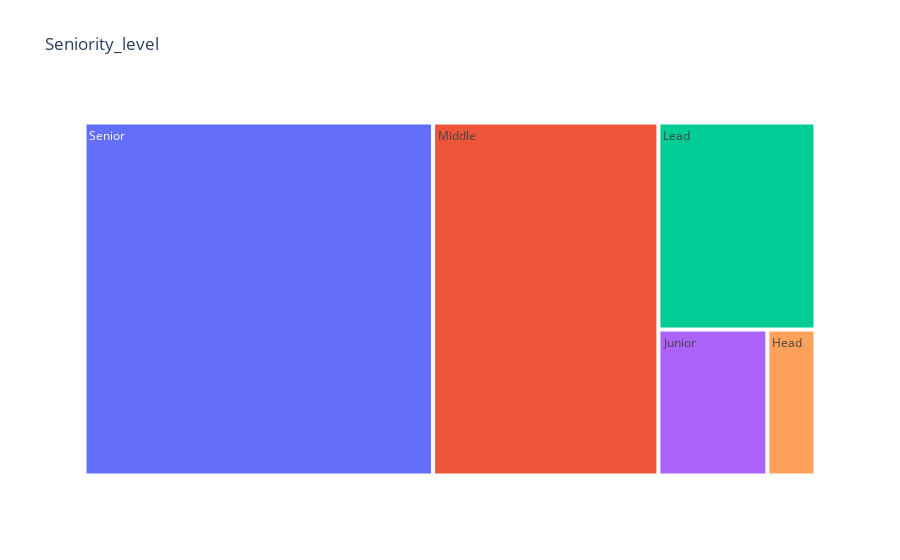

This figure's notebook cell:
### Code cell
sen_lev=top_l["Seniority_level"].value_counts()
fig = px.treemap(sen_lev,path=[sen_lev.index],values=sen_lev.values,title="Seniority_level")
fig.show()

### Figure 1 — Plotly figure (JSON) as saved in the notebook; plotly's stock layout.template omitted (floating-point values rounded to 4 significant figures)
{"data": [{"branchvalues": "total", "domain": {"x": [0, 1], "y": [0, 1]}, "hovertemplate": "labels=%{label}<br>value=%{value}<br>parent=%{parent}<br>id=%{id}<extra></extra>", "ids": ["Head", "Junior", "Lead", "Middle", "Senior"], "labels": ["Head", "Junior", "Lead", "Middle", "Senior"], "name": "", "parents": ["", "", "", "", ""], "type": "treemap", "values": [30, 68, 139, 340, 526]}], "layout": {"legend": {"tracegroupgap": 0}, "title": {"text": "Seniority_level"}}}
